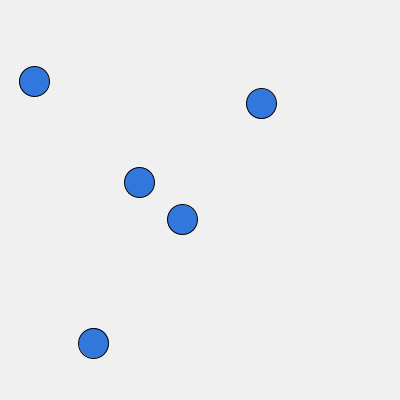
Frame 1 (no input)
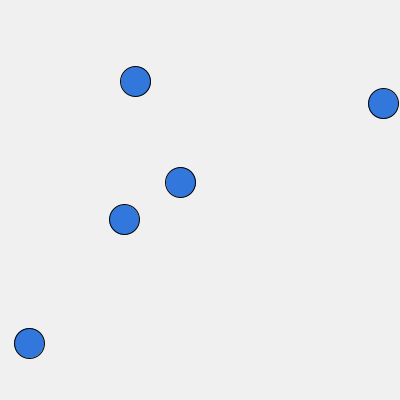
Frame 60 (the mouse pressed at the canvas centre just before this capture)
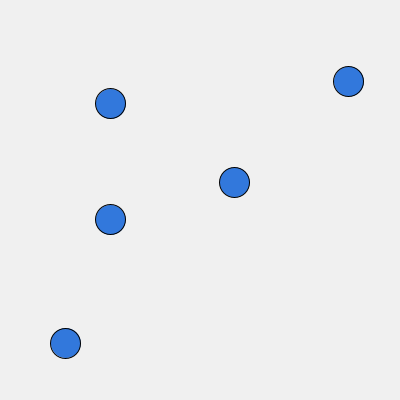
Frame 120 (the mouse held since frame 60 and released just before this capture)

The Processing sketch that drew these frames (run headless with seeded random() and noise(); from frame 60 on, the mouse is pressed at the canvas centre):

// Processing sketch: 01-bouncing-ball
// ── 01-bouncing-ball.pde
// Bouncing-ball reference sketch.
// https://example.org/zita/examples/bouncing-ball
//
// Designed to satisfy the "minimum requirement" rules: user-defined class with
// an explicit constructor, arithmetic on variables, a loop, a conditional, a
// boolean operator, an event handler, an array, a non-void function, and a
// parameterised method. Use it as a baseline when learning what a "clean"
// student-style sketch looks like to Zita.

Ball[] balls = new Ball[5];

void setup() {
  size(400, 400);
  for (int i = 0; i < balls.length; i = i + 1) {
    balls[i] = new Ball(random(width), random(height), randomSpeed());
  }
}

void draw() {
  background(240);
  for (int i = 0; i < balls.length; i = i + 1) {
    balls[i].update();
    balls[i].display();
  }
}

void mousePressed() {
  for (int i = 0; i < balls.length; i = i + 1) {
    balls[i].nudge(mouseX, mouseY);
  }
}

float randomSpeed() {
  return random(-3, 3);
}

class Ball {
  float x;
  float y;
  float speed;

  Ball(float startX, float startY, float startSpeed) {
    x = startX;
    y = startY;
    speed = startSpeed;
  }

  void update() {
    x = x + speed;
    if (x < 0 || x > width) {
      speed = -speed;
    }
  }

  void display() {
    fill(50, 120, 220);
    ellipse(x, y, 30, 30);
  }

  void nudge(float targetX, float targetY) {
    speed = speed + (targetX - x) * 0.01;
  }
}
